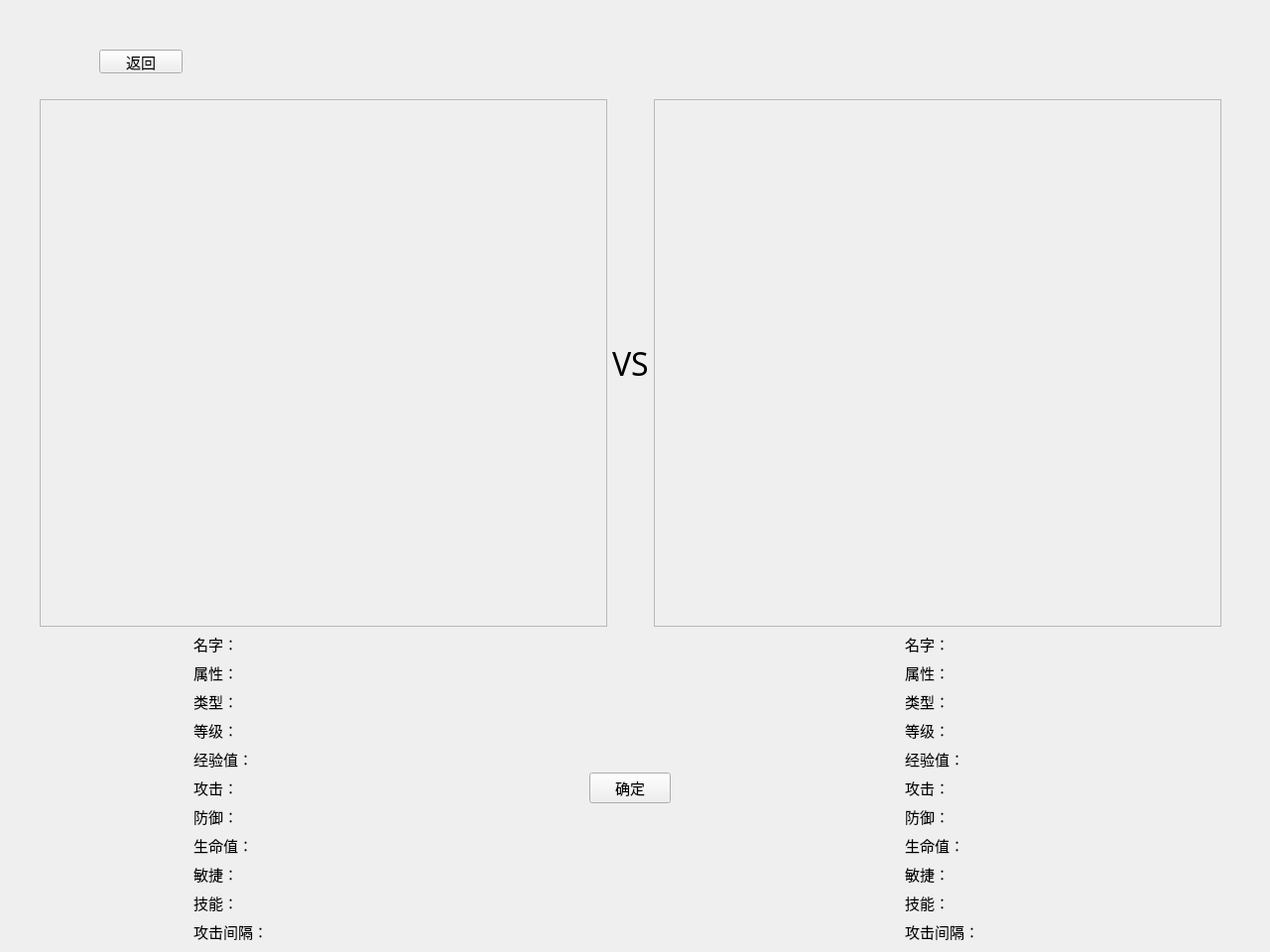
<?xml version="1.0" encoding="UTF-8"?>
<ui version="4.0">
 <class>SelectPokemon</class>
 <widget class="QWidget" name="SelectPokemon">
  <property name="geometry">
   <rect>
    <x>0</x>
    <y>0</y>
    <width>1280</width>
    <height>960</height>
   </rect>
  </property>
  <property name="windowTitle">
   <string>Form</string>
  </property>
  <widget class="QWidget" name="layoutWidget">
   <property name="geometry">
    <rect>
     <x>40</x>
     <y>100</y>
     <width>1191</width>
     <height>851</height>
    </rect>
   </property>
   <property name="font">
    <font>
     <family>微软雅黑</family>
     <pointsize>11</pointsize>
    </font>
   </property>
   <layout class="QVBoxLayout" name="verticalLayout" stretch="3,2">
    <property name="spacing">
     <number>6</number>
    </property>
    <item>
     <layout class="QHBoxLayout" name="horizontalLayout_2">
      <property name="spacing">
       <number>5</number>
      </property>
      <property name="leftMargin">
       <number>0</number>
      </property>
      <property name="topMargin">
       <number>0</number>
      </property>
      <property name="bottomMargin">
       <number>0</number>
      </property>
      <item>
       <widget class="QScrollArea" name="scrollArea1">
        <property name="font">
         <font>
          <family>微软雅黑</family>
          <pointsize>11</pointsize>
         </font>
        </property>
        <property name="widgetResizable">
         <bool>true</bool>
        </property>
        <widget class="QWidget" name="scrollAreaWidgetContents">
         <property name="geometry">
          <rect>
           <x>0</x>
           <y>0</y>
           <width>567</width>
           <height>482</height>
          </rect>
         </property>
        </widget>
       </widget>
      </item>
      <item>
       <widget class="QLabel" name="label_3">
        <property name="font">
         <font>
          <family>黑体</family>
          <pointsize>24</pointsize>
         </font>
        </property>
        <property name="text">
         <string>VS</string>
        </property>
       </widget>
      </item>
      <item>
       <widget class="QScrollArea" name="scrollArea2">
        <property name="font">
         <font>
          <family>微软雅黑</family>
          <pointsize>11</pointsize>
         </font>
        </property>
        <property name="widgetResizable">
         <bool>true</bool>
        </property>
        <widget class="QWidget" name="scrollAreaWidgetContents_2">
         <property name="geometry">
          <rect>
           <x>0</x>
           <y>0</y>
           <width>566</width>
           <height>482</height>
          </rect>
         </property>
        </widget>
       </widget>
      </item>
     </layout>
    </item>
    <item>
     <layout class="QHBoxLayout" name="horizontalLayout" stretch="10,10,15,5,15,10,10">
      <property name="leftMargin">
       <number>0</number>
      </property>
      <property name="topMargin">
       <number>0</number>
      </property>
      <property name="rightMargin">
       <number>0</number>
      </property>
      <property name="bottomMargin">
       <number>0</number>
      </property>
      <item>
       <widget class="QLabel" name="mineRole">
        <property name="maximumSize">
         <size>
          <width>149</width>
          <height>340</height>
         </size>
        </property>
        <property name="font">
         <font>
          <family>微软雅黑</family>
          <pointsize>11</pointsize>
         </font>
        </property>
        <property name="text">
         <string/>
        </property>
        <property name="pixmap">
         <pixmap resource="Resources.qrc">:/role/roles/mineRole.png</pixmap>
        </property>
        <property name="scaledContents">
         <bool>true</bool>
        </property>
       </widget>
      </item>
      <item>
       <layout class="QGridLayout" name="gridLayout">
        <item row="4" column="0">
         <widget class="QLabel" name="label_5">
          <property name="font">
           <font>
            <family>微软雅黑</family>
            <pointsize>11</pointsize>
           </font>
          </property>
          <property name="text">
           <string>经验值：</string>
          </property>
         </widget>
        </item>
        <item row="4" column="1">
         <widget class="QLabel" name="exp1">
          <property name="font">
           <font>
            <family>微软雅黑</family>
            <pointsize>11</pointsize>
           </font>
          </property>
          <property name="text">
           <string/>
          </property>
         </widget>
        </item>
        <item row="3" column="1">
         <widget class="QLabel" name="level1">
          <property name="font">
           <font>
            <family>微软雅黑</family>
            <pointsize>11</pointsize>
           </font>
          </property>
          <property name="text">
           <string/>
          </property>
         </widget>
        </item>
        <item row="6" column="0">
         <widget class="QLabel" name="label_8">
          <property name="font">
           <font>
            <family>微软雅黑</family>
            <pointsize>11</pointsize>
           </font>
          </property>
          <property name="text">
           <string>防御：</string>
          </property>
         </widget>
        </item>
        <item row="1" column="0">
         <widget class="QLabel" name="label_2">
          <property name="font">
           <font>
            <family>微软雅黑</family>
            <pointsize>11</pointsize>
           </font>
          </property>
          <property name="text">
           <string>属性：</string>
          </property>
         </widget>
        </item>
        <item row="7" column="0">
         <widget class="QLabel" name="label_10">
          <property name="font">
           <font>
            <family>微软雅黑</family>
            <pointsize>11</pointsize>
           </font>
          </property>
          <property name="text">
           <string>生命值：</string>
          </property>
         </widget>
        </item>
        <item row="9" column="1">
         <widget class="QLabel" name="skill1">
          <property name="font">
           <font>
            <family>微软雅黑</family>
            <pointsize>11</pointsize>
           </font>
          </property>
          <property name="text">
           <string/>
          </property>
         </widget>
        </item>
        <item row="2" column="1">
         <widget class="QLabel" name="kind1">
          <property name="font">
           <font>
            <family>微软雅黑</family>
            <pointsize>11</pointsize>
           </font>
          </property>
          <property name="text">
           <string/>
          </property>
         </widget>
        </item>
        <item row="5" column="0">
         <widget class="QLabel" name="label_11">
          <property name="font">
           <font>
            <family>微软雅黑</family>
            <pointsize>11</pointsize>
           </font>
          </property>
          <property name="text">
           <string>攻击：</string>
          </property>
         </widget>
        </item>
        <item row="8" column="0">
         <widget class="QLabel" name="label_7">
          <property name="font">
           <font>
            <family>微软雅黑</family>
            <pointsize>11</pointsize>
           </font>
          </property>
          <property name="text">
           <string>敏捷：</string>
          </property>
         </widget>
        </item>
        <item row="0" column="0">
         <widget class="QLabel" name="label">
          <property name="font">
           <font>
            <family>微软雅黑</family>
            <pointsize>11</pointsize>
           </font>
          </property>
          <property name="text">
           <string>名字：</string>
          </property>
         </widget>
        </item>
        <item row="5" column="1">
         <widget class="QLabel" name="atk1">
          <property name="font">
           <font>
            <family>微软雅黑</family>
            <pointsize>11</pointsize>
           </font>
          </property>
          <property name="text">
           <string/>
          </property>
         </widget>
        </item>
        <item row="6" column="1">
         <widget class="QLabel" name="def1">
          <property name="font">
           <font>
            <family>微软雅黑</family>
            <pointsize>11</pointsize>
           </font>
          </property>
          <property name="text">
           <string/>
          </property>
         </widget>
        </item>
        <item row="10" column="1">
         <widget class="QLabel" name="delay1">
          <property name="font">
           <font>
            <family>微软雅黑</family>
            <pointsize>11</pointsize>
           </font>
          </property>
          <property name="text">
           <string/>
          </property>
         </widget>
        </item>
        <item row="8" column="1">
         <widget class="QLabel" name="agl1">
          <property name="font">
           <font>
            <family>微软雅黑</family>
            <pointsize>11</pointsize>
           </font>
          </property>
          <property name="text">
           <string/>
          </property>
         </widget>
        </item>
        <item row="7" column="1">
         <widget class="QLabel" name="hp1">
          <property name="font">
           <font>
            <family>微软雅黑</family>
            <pointsize>11</pointsize>
           </font>
          </property>
          <property name="text">
           <string/>
          </property>
         </widget>
        </item>
        <item row="0" column="1">
         <widget class="QLabel" name="name1">
          <property name="font">
           <font>
            <family>微软雅黑</family>
            <pointsize>11</pointsize>
           </font>
          </property>
          <property name="text">
           <string/>
          </property>
         </widget>
        </item>
        <item row="2" column="0">
         <widget class="QLabel" name="label_4">
          <property name="font">
           <font>
            <family>微软雅黑</family>
            <pointsize>11</pointsize>
           </font>
          </property>
          <property name="text">
           <string>类型：</string>
          </property>
         </widget>
        </item>
        <item row="9" column="0">
         <widget class="QLabel" name="label_9">
          <property name="font">
           <font>
            <family>微软雅黑</family>
            <pointsize>11</pointsize>
           </font>
          </property>
          <property name="text">
           <string>技能：</string>
          </property>
         </widget>
        </item>
        <item row="1" column="1">
         <widget class="QLabel" name="type1">
          <property name="font">
           <font>
            <family>微软雅黑</family>
            <pointsize>11</pointsize>
           </font>
          </property>
          <property name="text">
           <string/>
          </property>
         </widget>
        </item>
        <item row="10" column="0">
         <widget class="QLabel" name="label_12">
          <property name="font">
           <font>
            <family>微软雅黑</family>
            <pointsize>11</pointsize>
           </font>
          </property>
          <property name="text">
           <string>攻击间隔：</string>
          </property>
         </widget>
        </item>
        <item row="3" column="0">
         <widget class="QLabel" name="label_6">
          <property name="font">
           <font>
            <family>微软雅黑</family>
            <pointsize>11</pointsize>
           </font>
          </property>
          <property name="text">
           <string>等级：</string>
          </property>
         </widget>
        </item>
       </layout>
      </item>
      <item>
       <layout class="QVBoxLayout" name="verticalLayout_2" stretch="5">
        <property name="spacing">
         <number>15</number>
        </property>
        <property name="topMargin">
         <number>31</number>
        </property>
        <property name="rightMargin">
         <number>0</number>
        </property>
        <item>
         <widget class="QLabel" name="minePokemon">
          <property name="enabled">
           <bool>true</bool>
          </property>
          <property name="sizePolicy">
           <sizepolicy hsizetype="Preferred" vsizetype="Preferred">
            <horstretch>0</horstretch>
            <verstretch>0</verstretch>
           </sizepolicy>
          </property>
          <property name="maximumSize">
           <size>
            <width>223</width>
            <height>230</height>
           </size>
          </property>
          <property name="font">
           <font>
            <family>微软雅黑</family>
            <pointsize>11</pointsize>
           </font>
          </property>
          <property name="text">
           <string/>
          </property>
         </widget>
        </item>
       </layout>
      </item>
      <item>
       <widget class="QPushButton" name="pushButton">
        <property name="font">
         <font>
          <family>微软雅黑</family>
          <pointsize>11</pointsize>
         </font>
        </property>
        <property name="text">
         <string>确定</string>
        </property>
       </widget>
      </item>
      <item>
       <layout class="QVBoxLayout" name="verticalLayout_3" stretch="5">
        <property name="spacing">
         <number>15</number>
        </property>
        <property name="topMargin">
         <number>31</number>
        </property>
        <item>
         <widget class="QLabel" name="enemyPokemon">
          <property name="sizePolicy">
           <sizepolicy hsizetype="Preferred" vsizetype="Preferred">
            <horstretch>0</horstretch>
            <verstretch>0</verstretch>
           </sizepolicy>
          </property>
          <property name="maximumSize">
           <size>
            <width>224</width>
            <height>230</height>
           </size>
          </property>
          <property name="font">
           <font>
            <family>微软雅黑</family>
            <pointsize>11</pointsize>
           </font>
          </property>
          <property name="text">
           <string/>
          </property>
         </widget>
        </item>
       </layout>
      </item>
      <item>
       <layout class="QGridLayout" name="gridLayout_2">
        <item row="9" column="0">
         <widget class="QLabel" name="label_14">
          <property name="font">
           <font>
            <family>微软雅黑</family>
            <pointsize>11</pointsize>
           </font>
          </property>
          <property name="text">
           <string>技能：</string>
          </property>
         </widget>
        </item>
        <item row="4" column="1">
         <widget class="QLabel" name="exp2">
          <property name="font">
           <font>
            <family>微软雅黑</family>
            <pointsize>11</pointsize>
           </font>
          </property>
          <property name="text">
           <string/>
          </property>
         </widget>
        </item>
        <item row="7" column="1">
         <widget class="QLabel" name="hp2">
          <property name="font">
           <font>
            <family>微软雅黑</family>
            <pointsize>11</pointsize>
           </font>
          </property>
          <property name="text">
           <string/>
          </property>
         </widget>
        </item>
        <item row="5" column="0">
         <widget class="QLabel" name="label_22">
          <property name="font">
           <font>
            <family>微软雅黑</family>
            <pointsize>11</pointsize>
           </font>
          </property>
          <property name="text">
           <string>攻击：</string>
          </property>
         </widget>
        </item>
        <item row="2" column="0">
         <widget class="QLabel" name="label_13">
          <property name="font">
           <font>
            <family>微软雅黑</family>
            <pointsize>11</pointsize>
           </font>
          </property>
          <property name="text">
           <string>类型：</string>
          </property>
         </widget>
        </item>
        <item row="7" column="0">
         <widget class="QLabel" name="label_15">
          <property name="font">
           <font>
            <family>微软雅黑</family>
            <pointsize>11</pointsize>
           </font>
          </property>
          <property name="text">
           <string>生命值：</string>
          </property>
         </widget>
        </item>
        <item row="3" column="1">
         <widget class="QLabel" name="level2">
          <property name="font">
           <font>
            <family>微软雅黑</family>
            <pointsize>11</pointsize>
           </font>
          </property>
          <property name="text">
           <string/>
          </property>
         </widget>
        </item>
        <item row="0" column="1">
         <widget class="QLabel" name="name2">
          <property name="font">
           <font>
            <family>微软雅黑</family>
            <pointsize>11</pointsize>
           </font>
          </property>
          <property name="text">
           <string/>
          </property>
         </widget>
        </item>
        <item row="8" column="1">
         <widget class="QLabel" name="agl2">
          <property name="font">
           <font>
            <family>微软雅黑</family>
            <pointsize>11</pointsize>
           </font>
          </property>
          <property name="text">
           <string/>
          </property>
         </widget>
        </item>
        <item row="4" column="0">
         <widget class="QLabel" name="label_17">
          <property name="font">
           <font>
            <family>微软雅黑</family>
            <pointsize>11</pointsize>
           </font>
          </property>
          <property name="text">
           <string>经验值：</string>
          </property>
         </widget>
        </item>
        <item row="2" column="1">
         <widget class="QLabel" name="kind2">
          <property name="font">
           <font>
            <family>微软雅黑</family>
            <pointsize>11</pointsize>
           </font>
          </property>
          <property name="text">
           <string/>
          </property>
         </widget>
        </item>
        <item row="10" column="1">
         <widget class="QLabel" name="delay2">
          <property name="font">
           <font>
            <family>微软雅黑</family>
            <pointsize>11</pointsize>
           </font>
          </property>
          <property name="text">
           <string/>
          </property>
         </widget>
        </item>
        <item row="5" column="1">
         <widget class="QLabel" name="atk2">
          <property name="font">
           <font>
            <family>微软雅黑</family>
            <pointsize>11</pointsize>
           </font>
          </property>
          <property name="text">
           <string/>
          </property>
         </widget>
        </item>
        <item row="9" column="1">
         <widget class="QLabel" name="skill2">
          <property name="font">
           <font>
            <family>微软雅黑</family>
            <pointsize>11</pointsize>
           </font>
          </property>
          <property name="text">
           <string/>
          </property>
         </widget>
        </item>
        <item row="8" column="0">
         <widget class="QLabel" name="label_16">
          <property name="font">
           <font>
            <family>微软雅黑</family>
            <pointsize>11</pointsize>
           </font>
          </property>
          <property name="text">
           <string>敏捷：</string>
          </property>
         </widget>
        </item>
        <item row="1" column="0">
         <widget class="QLabel" name="label_19">
          <property name="font">
           <font>
            <family>微软雅黑</family>
            <pointsize>11</pointsize>
           </font>
          </property>
          <property name="text">
           <string>属性：</string>
          </property>
         </widget>
        </item>
        <item row="3" column="0">
         <widget class="QLabel" name="label_20">
          <property name="font">
           <font>
            <family>微软雅黑</family>
            <pointsize>11</pointsize>
           </font>
          </property>
          <property name="text">
           <string>等级：</string>
          </property>
         </widget>
        </item>
        <item row="6" column="0">
         <widget class="QLabel" name="label_18">
          <property name="font">
           <font>
            <family>微软雅黑</family>
            <pointsize>11</pointsize>
           </font>
          </property>
          <property name="text">
           <string>防御：</string>
          </property>
         </widget>
        </item>
        <item row="6" column="1">
         <widget class="QLabel" name="def2">
          <property name="font">
           <font>
            <family>微软雅黑</family>
            <pointsize>11</pointsize>
           </font>
          </property>
          <property name="text">
           <string/>
          </property>
         </widget>
        </item>
        <item row="1" column="1">
         <widget class="QLabel" name="type2">
          <property name="font">
           <font>
            <family>微软雅黑</family>
            <pointsize>11</pointsize>
           </font>
          </property>
          <property name="text">
           <string/>
          </property>
         </widget>
        </item>
        <item row="10" column="0">
         <widget class="QLabel" name="label_23">
          <property name="font">
           <font>
            <family>微软雅黑</family>
            <pointsize>11</pointsize>
           </font>
          </property>
          <property name="text">
           <string>攻击间隔：</string>
          </property>
         </widget>
        </item>
        <item row="0" column="0">
         <widget class="QLabel" name="label_21">
          <property name="font">
           <font>
            <family>微软雅黑</family>
            <pointsize>11</pointsize>
           </font>
          </property>
          <property name="text">
           <string>名字：</string>
          </property>
         </widget>
        </item>
       </layout>
      </item>
      <item>
       <widget class="QLabel" name="enemyRole">
        <property name="maximumSize">
         <size>
          <width>149</width>
          <height>355</height>
         </size>
        </property>
        <property name="font">
         <font>
          <family>微软雅黑</family>
          <pointsize>11</pointsize>
         </font>
        </property>
        <property name="text">
         <string/>
        </property>
        <property name="pixmap">
         <pixmap resource="Resources.qrc">:/role/roles/enemyRole.png</pixmap>
        </property>
        <property name="scaledContents">
         <bool>true</bool>
        </property>
        <property name="wordWrap">
         <bool>false</bool>
        </property>
       </widget>
      </item>
     </layout>
    </item>
   </layout>
  </widget>
  <widget class="QPushButton" name="pushButton_2">
   <property name="geometry">
    <rect>
     <x>100</x>
     <y>50</y>
     <width>84</width>
     <height>24</height>
    </rect>
   </property>
   <property name="font">
    <font>
     <family>微软雅黑</family>
     <pointsize>11</pointsize>
    </font>
   </property>
   <property name="text">
    <string>返回</string>
   </property>
  </widget>
 </widget>
 <resources>
  <include location="Resources.qrc"/>
 </resources>
 <connections/>
</ui>
